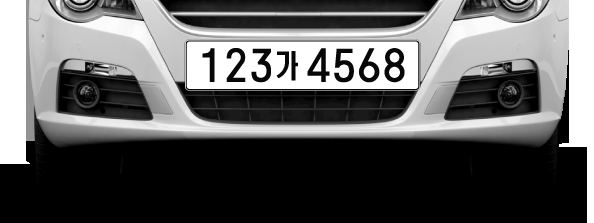
#> input picture posts/data/car2.png, 594 x 223 px
$ jupyter execute --allow-errors 'OpenCV_번호판.ipynb'
#> lines starting #> are read from the running program, lines starting #| are printed output that depends on the picture; after the words box and inside, x2 and y2 are one past the last pixel; in counts of white or black regions, pixels touching at a corner belong together
---
title: "자동차 번호 인식"
author: "Sungil Park"
date: "2024-10-11"
description: "OpenCV & pytesseract를 알아보아요"
image: 'data/carnum.png'
---

## 이미지 전처리 레벨
 - grayscale 바꾸기
 - hsv 색공간으로 변환
 - 이진화 연산
 - blur 연산

## 번호판 바운딩 박스 처리
 - 컨투어 찾기
 - 알고리즘적 아이디어로 분자가 들어가있는 박스 찾기
-

# 패키지

[cell 1]
import cv2
import numpy as np
import matplotlib.pyplot as plt
import pytesseract

# 이미지 불러오기

[cell 2]
img_path = "data/car2.png"
img_raw = cv2.imread(img_path)
#> img_raw is the input picture: shape (223, 594, 3); mean B, G, R 95.3, 95.3, 95.3

plt.imshow(cv2.cvtColor(img_raw,cv2.COLOR_BGR2RGB))
plt.show()

# 이미지 전처리

## 1. Resize

- 비율을 유지하면서 width를 500px으로

[cell 3]
# width, height 지정
ratio_w = 500/img_raw.shape[1]
#> ratio_w = 0.842
img_h = int(img_raw.shape[0] * ratio_w)
#> img_h = 187
img_w = int(img_raw.shape[1] * ratio_w)
#> img_w = 500

# resize
img_resize = cv2.resize(img_raw,(img_w, img_h))
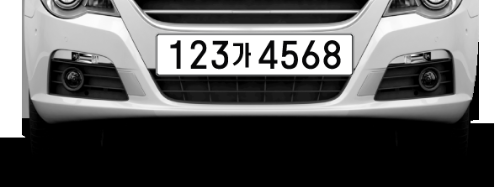
#> img_resize: shape (187, 500, 3); mean B, G, R 95.3, 95.3, 95.3

plt.imshow(cv2.cvtColor(img_resize,cv2.COLOR_BGR2RGB))
plt.show()

## 2. GaussianBlur

- 가우시안 블러
- 이미지 노이즈 제거, 부드럽게 만들기

[cell 4]
img_gaus = cv2.GaussianBlur(img_resize, (5,5), 0)
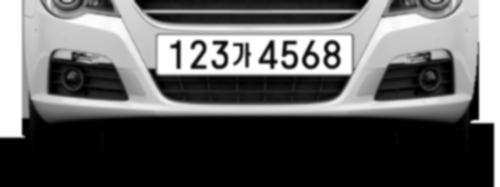
#> img_gaus: shape (187, 500, 3); mean B, G, R 95.3, 95.3, 95.3
plt.imshow(cv2.cvtColor(img_gaus,cv2.COLOR_BGR2RGB))
plt.show()

## 3. GrayScale

- 흑백 이미지로 변환
- 이미지 색상 제거 (번호판 인식은 명암 차이가 중요)

[cell 5]
img_gray = cv2.cvtColor(img_gaus, cv2.COLOR_BGR2GRAY)

plt.imshow(img_gray,"gray")
plt.show()

## 4. MorphologyEX

- 모폴리지 연산
- 이미지 엣지 강조

[cell 6]
kernel = cv2.getStructuringElement(cv2.MORPH_ELLIPSE, (5,5))
img_edge = cv2.morphologyEx(img_gray, cv2.MORPH_GRADIENT, kernel)
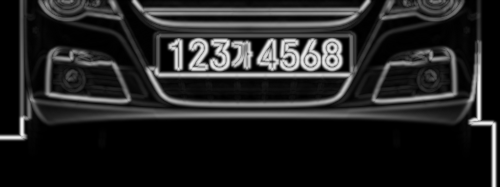
#> img_edge: shape (187, 500); min 0, max 244, mean 34.7

plt.imshow(img_edge,'gray')
plt.show()

## 5. Threshold

- 이미지 이진화
- 이미지를 0, 1의 값을 가진 이진 이미지로 변환
- Otsu 알고리즘으로 최적의 임계값 계산

[cell 7]
_, img_binary = cv2.threshold(img_edge, 0, 255, cv2.THRESH_BINARY + cv2.THRESH_OTSU)
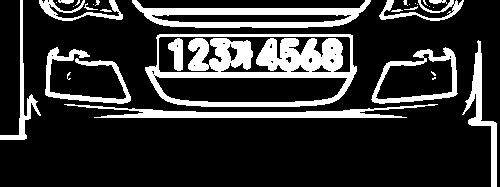
#> img_binary: shape (187, 500); 19.4% white; 31 white regions (15 under 20 px), largest, box (x1, y1, x2, y2) and area: (145, 34, 357, 107) 6959, (132, 0, 371, 28) 2873, (64, 104, 438, 118) 2099

plt.imshow(img_binary,'gray')
plt.show()

## 6. MorphologyEx (Close)

- 모폴로지 닫기 연산
- 이미지의 작은 구명을 메꿈 (번호판의 끊어진 부분을 제거)

[cell 8]
kernel_close = np.ones((4,4), np.uint8)
img_morph = cv2.morphologyEx(img_binary, cv2.MORPH_CLOSE, kernel_close)
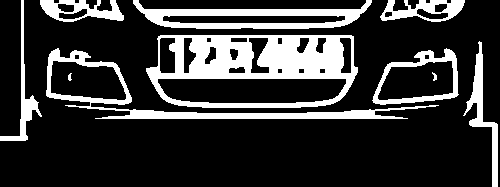
#> img_morph: shape (187, 500); 20.9% white; 10 white regions

plt.imshow(img_morph,'gray')
plt.show()

## 전체 과정

[cell 9]
titles = ["Resize", "Blur", "Gray", "Edge", "Thresholding", "Close"]
images = [img_resize, img_gaus, img_gray , img_edge, img_binary, img_morph]

plt.figure(figsize=(23,7))
for i in range(len(images)):
    plt.subplot(2,3,i+1)
    if len(images[i].shape)==3:
        plt.imshow(cv2.cvtColor(images[i], cv2.COLOR_BGR2RGB))
    else:
        plt.imshow(images[i], "gray")
    plt.axis("off")
    plt.title(titles[i])
#> this loop made 6 passes
plt.show()

# 이미지 컨투어 찾기

- 전처리된 이미지에서 윤곽선 찾기

- `cv2.RETR_EXTERNAL` : 가장 바깥쪽 윤곽선

[cell 10]
contour, hierarchy = cv2.findContours(img_morph, mode=cv2.RETR_EXTERNAL, method=cv2.CHAIN_APPROX_SIMPLE)
#> contour = 8 contours; box (x1, y1, x2, y2) and area: (146, 35, 358, 108) 13782, (46, 48, 439, 119) 5068, (133, 0, 372, 29) 3888, (372, 48, 459, 105) 3343, (380, 0, 465, 22) 1139, (40, 0, 124, 22) 1128, (463, 41, 498, 187) 999, (0, 0, 42, 141) 716

# 윤곽선 시각화
plt.figure(figsize=(22,10))
for i,cnt in enumerate(contour):
    x, y, w, h = cv2.boundingRect(cnt)
    img_copy = img_resize.copy()
    cv2.rectangle(img_copy, (x,y), (x+w-1, y+h-1), (0,255,0), 2)
    plt.subplot(int(len(contour)/3)+1,3,i+1)
    plt.imshow(cv2.cvtColor(img_copy,cv2.COLOR_BGR2RGB))
#> this loop made 8 passes
#> (x, y, w, h) on passes 1 to 8: (372, 48, 87, 57), (46, 48, 393, 71), (463, 41, 35, 146), (146, 35, 212, 73), (380, 0, 85, 22), (133, 0, 239, 29), (40, 0, 84, 22), (0, 0, 42, 141)

plt.show()
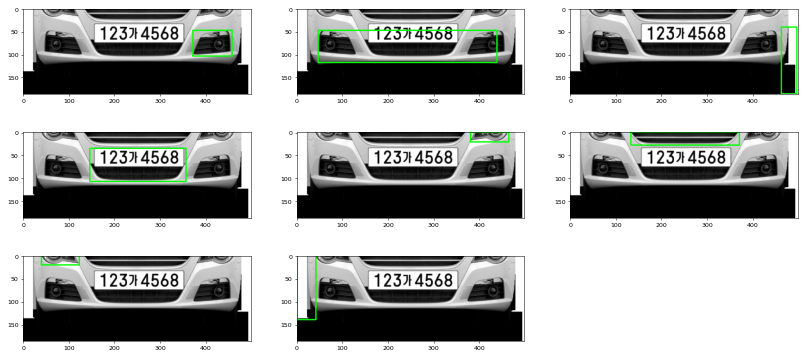
#> figure drawn by matplotlib, 8 panels

## 컨투어 중 번호판 컨투어 찾기

- `ratio > 0.5` : 컨투어 중 흰색의 비율이 0.5이상
- `w >150` : 너비가 150 이상
- `h > 30` : 높이가 30이상

[cell 11]
contour, hierarchy = cv2.findContours(img_morph, mode=cv2.RETR_EXTERNAL, method=cv2.CHAIN_APPROX_SIMPLE)

for cnt in contour:
    x, y, w, h = cv2.boundingRect(cnt)

    cv2.rectangle(img_resize, (x,y), (x+w-1, y+h-1), (0,255,0), 2)

    ratio = float(cv2.countNonZero(img_morph[y:y+h, x:x+w])) / (w*h)
    if ratio > 0.5 and w >150 and h > 30:
        img_sub = img_gray[y:y+h, x:x+w]
        plt.imshow(cv2.cvtColor(img_sub, cv2.COLOR_BGR2RGB))
        plt.show()
#> this loop made 8 passes
#> (x, y, w, h, ratio) on passes 1 to 8: (372, 48, 87, 57, 0.257), (46, 48, 393, 71, 0.371), (463, 41, 35, 146, 0.231), (146, 35, 212, 73, 0.51), (380, 0, 85, 22, 0.523), (133, 0, 239, 29, 0.422), (40, 0, 84, 22, 0.534), (0, 0, 42, 141, 0.154)
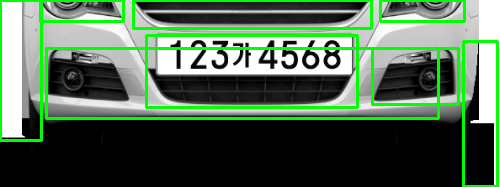
#> img_resize: shape (187, 500, 3); 10.04% of pixels changed, all inside (x1, y1, x2, y2) = (0, 0, 499, 187)
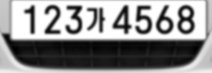
#> img_sub: shape (73, 212); min 0, max 255, mean 138.6

## 번호판 영역을 이진이미지로 변환

[cell 12]
_, img_sub_th = cv2.threshold(img_sub, 0, 255, cv2.THRESH_BINARY + cv2.THRESH_OTSU)
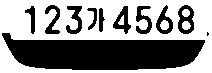
#> img_sub_th: shape (73, 212); 54.2% white; 11 black regions (1 under 20 px), largest, box (x1, y1, x2, y2) and area: (2, 33, 205, 70) 5370, (178, 5, 194, 34) 274, (136, 6, 152, 34) 230

plt.imshow(img_sub_th, "gray")
plt.show()

$ run again, with posts/data/carnum.png copied over posts/data/car2.png
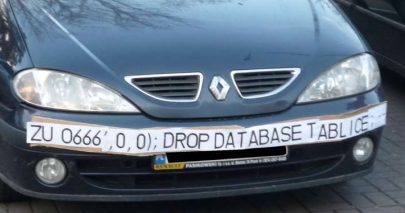
#> input picture posts/data/carnum.png, 405 x 213 px
#> img_raw is the input picture: shape (213, 405, 3); mean B, G, R 123.9, 108.5, 93.6
#> `_, img_binary = cv2.threshold(img_edge, 0, 255, cv2.THRESH_BINARY + cv..`:
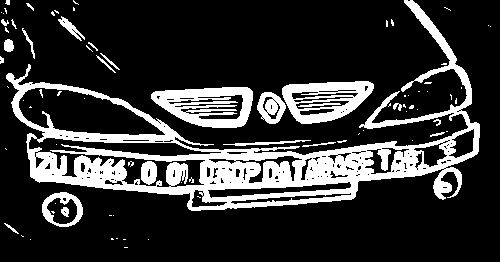
#> img_binary: shape (262, 500); 20.3% white; 81 white regions (56 under 20 px), largest, box (x1, y1, x2, y2) and area: (6, 0, 480, 211) 19046, (151, 87, 253, 128) 2521, (282, 81, 374, 124) 2166
#> img_morph: shape (262, 500); 23.4% white; 43 white regions (26 under 20 px)
#> the loop `for i in range(len(images)):` made 6 passes
#> contour = 34 contours, 21 with area under 20; largest, box (x1, y1, x2, y2) and area: (7, 0, 481, 212) 33520, (258, 82, 375, 125) 3440, (152, 88, 254, 129) 3098, (43, 193, 84, 228) 1072, (59, 17, 86, 42) 190
#> the loop `for i,cnt in enumerate(contour):` made 34 passes
#> (x, y, w, h) on passes 2, 4, 5, 7, 9, 11, 14, 16: (149, 240, 1, 1), (31, 240, 1, 1), (112, 239, 7, 2), (5, 224, 15, 11), (43, 193, 41, 35), (413, 141, 1, 1), (152, 88, 102, 41), (258, 82, 117, 43)
#> the loop `for cnt in contour:` made 34 passes
#> (x, y, w, h, ratio) on passes 2, 4, 5, 7, 9, 11, 14, 16: (149, 240, 1, 1, 1), (31, 240, 1, 1, 1), (112, 239, 7, 2, 0.714), (5, 224, 15, 11, 0.23), (43, 193, 41, 35, 0.469), (413, 141, 1, 1, 1), (152, 88, 102, 41, 0.74), (258, 82, 117, 43, 0.687)
#> after the loop `for cnt in contour:`:
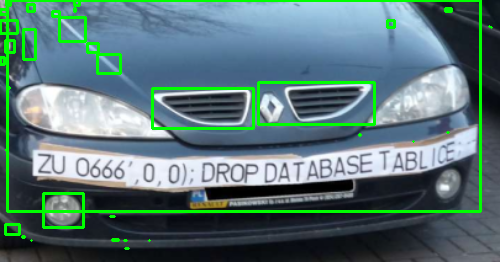
#> img_resize: shape (262, 500, 3); mean B, G, R 117.4, 117.9, 89.1
